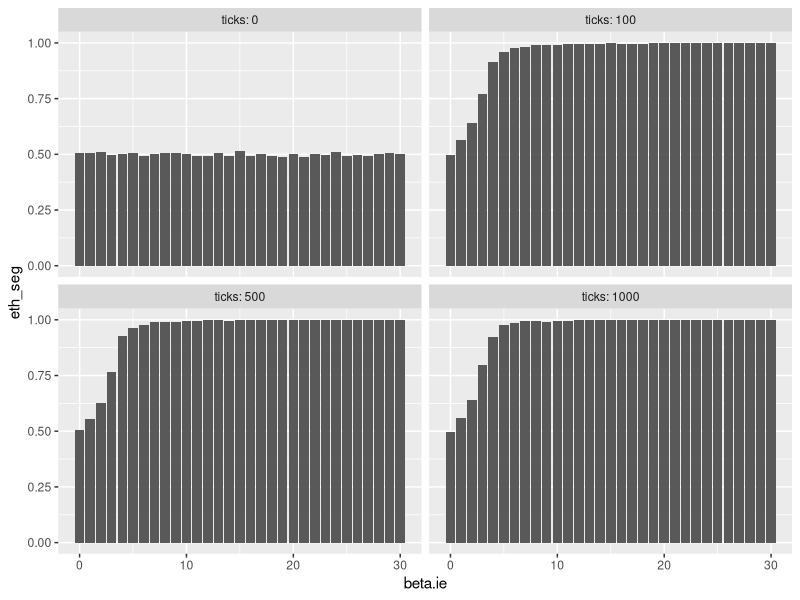
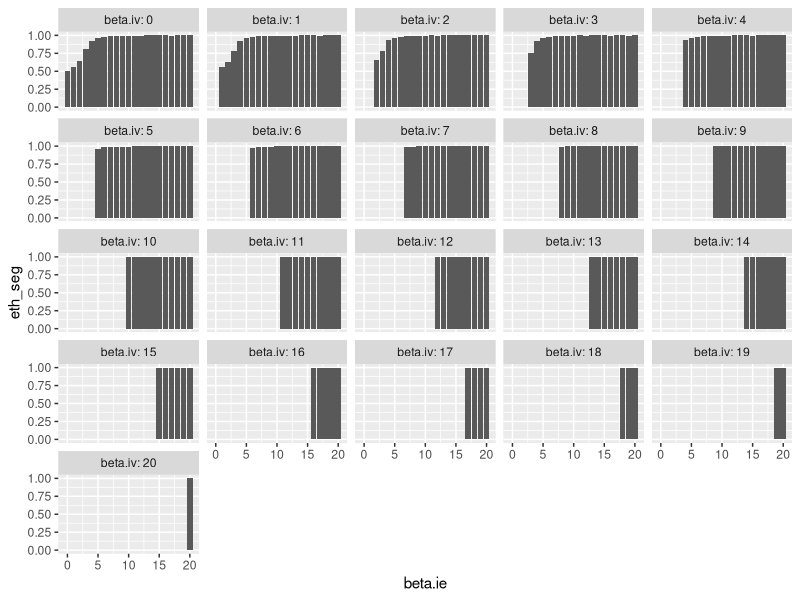
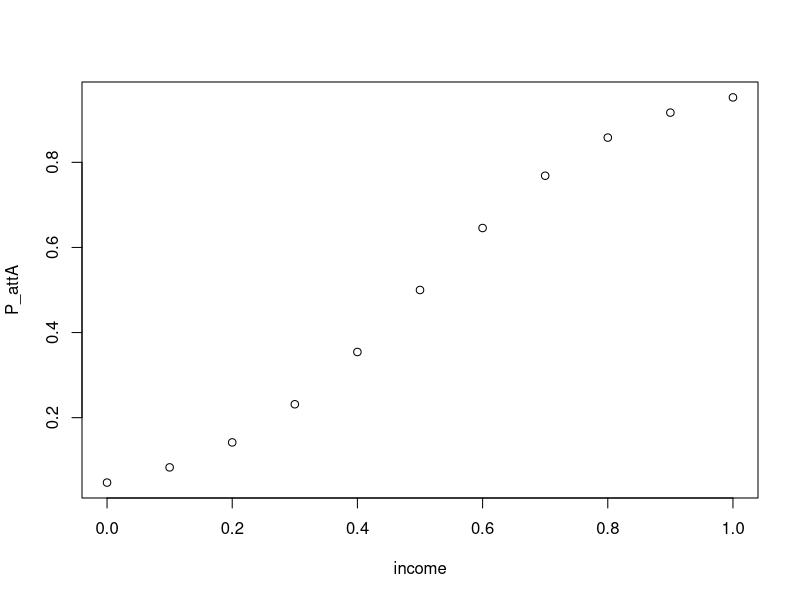
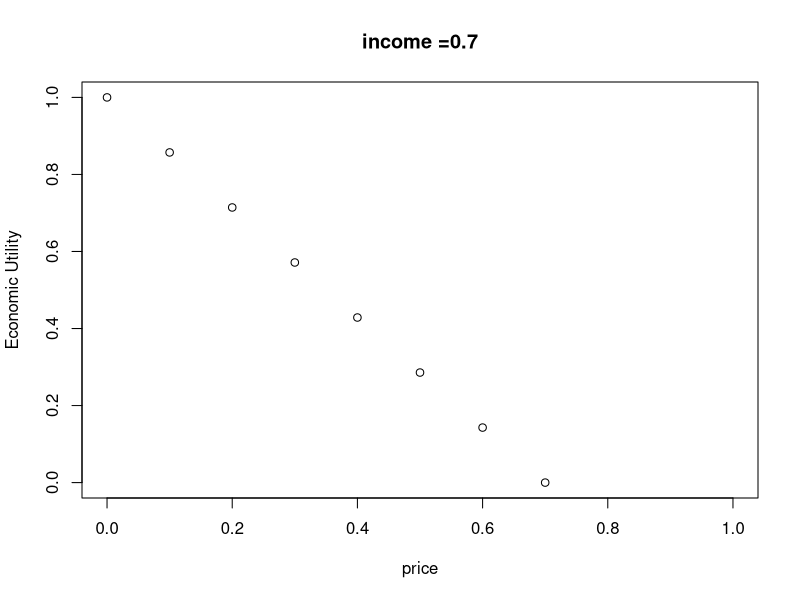
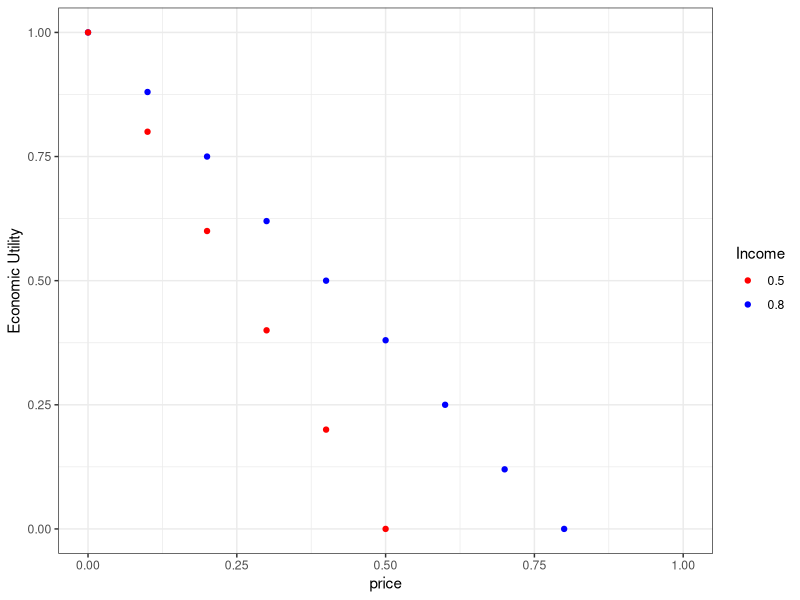
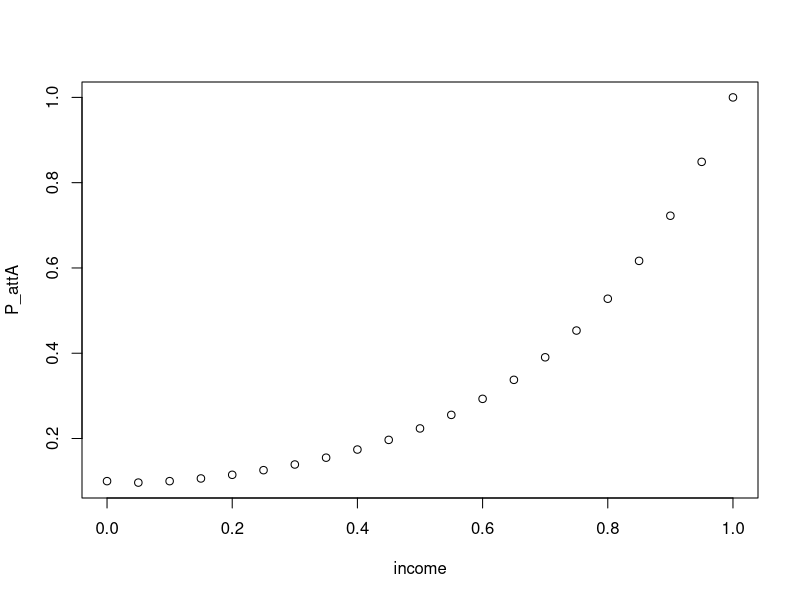

Write the R code that produced these figures, in order.
## ---- chunk 1
knitr::opts_chunk$set(echo = TRUE, fig.lp="fig:",warning = FALSE)

# install.packages("tinytex", repos = "https://cloud.r-project.org" )
library(tidyverse)
library(ggplot2)
library(gridExtra)
library(tidyr)
library(plyr)
library(dplyr)


# Beta distribution parameters mean and standard deviation
# https://stats.stackexchange.com/questions/12232/calculating-the-parameters-of-a-beta-distribution-using-the-mean-and-variance

 f_spk <- function(i_e,x,n){      # utility function as single-peaked
  if (x > n){
    U <- NA}else{
    if (x < (n*i_e)){
  U <- (x / (n*i_e))
     }else if (x > (n*i_e)){
        U <- i_e + (((1- (x/n))*(1-i_e))/(1-i_e))
       }else{
    U <- 1}
       round(U,digits = 3)
     }
}

 f_thr <- function(i_e,x,n){  # to plot threshold function
  if (x >= (n*i_e)){
    U <- 1}else{
   U <- 0 }
 }
 

   

 # install.packages("tinytex", repos = "https://cloud.r-project.org" ) #, try if debug needed

 
 
## ---- chunk 2

# setwd("C:/Users/rocpa/OneDrive/Desktop/AF-02-12/ethnic-value_multinomial/material/beta-diff")

a <- read.csv("beta-et.csv",sep = ",",skip = 6)
names(a)[names(a) == "mean..count..turtles.on.neighbors..with..ethnicity....ethnicity..of.myself....count..turtles.on.neighbors....of.turtles.with..count..turtles.on.neighbors.....1." ] <- "eth_seg"

a %>% filter(ticks == 0  | ticks == 500  | ticks == 100 | ticks == 1000)  %>%  filter(beta.ie >= 0 & beta.ie <= 30) %>% ggplot(aes(x = beta.ie, y = eth_seg)) + geom_bar(stat="identity") + facet_wrap(~ ticks, labeller = label_both) 

## ---- chunk 3

# setwd("C:/Users/rocpa/OneDrive/Desktop/AF-02-12/ethnic-value_multinomial/material/beta-diff")

b  <-  read.csv("beta-et-vl.csv",sep = ",",skip = 6)
names(b)[names(b) == "mean..count..turtles.on.neighbors..with..ethnicity....ethnicity..of.myself....count..turtles.on.neighbors...of.turtles.with..count..turtles.on.neighbors.....1." ] <- "eth_seg"
names(b)[names(b) == "mean..count..turtles.on.neighbors..with..shape....shape..of.myself....count..turtles.on.neighbors...of.turtles.with..count..turtles.on.neighbors.....1."] <- "val_seg"

c  <- b %>% filter(beta.ie >= beta.iv )

diff_ev <- c$beta.ie - c$beta.iv
c  <- cbind(c,diff_ev)

c %>%  filter(ticks == 1000)  %>% ggplot(aes(x = beta.ie, y = eth_seg)) + geom_bar(stat = "identity") + facet_wrap(~  beta.iv, labeller = label_both) 

## ---- chunk 4

# How the cross-category, e.g. tolerance can depend on wealth/income distribution, which can be used also for housing purchasing
# Seems feasible to me to use beta distribution for wealth at this point. To be used: logistic function, which

f_att <- function(i,l){   # utility function as single-peaked
 A <- 1 / (1 + exp((-l)*(i - 0.5)))
}

  l <- 6
  

# a_1n <- f_att(-1,l)
# a_2n <- f_att(-0.9,l)
# a_3n <- f_att(-0.8,l)
# a_4n <- f_att(-0.7,l)
# a_5n <- f_att(-0.6,l)
# a_6n <- f_att(-0.5,l)
# a_7n <- f_att(-0.4,l)
# a_8n <- f_att(-0.3,l)
# a_9n <- f_att(-0.2,l)
# a_10n <- f_att(-0.1,l)  
    
a_0 <- f_att(0,l)
a_1 <- f_att(0.1,l)
a_2 <- f_att(0.2,l)
a_3 <- f_att(0.3,l)
a_4 <- f_att(0.4,l)
a_5 <- f_att(0.5,l)
a_6 <- f_att(0.6,l)
a_7 <- f_att(0.7,l)
a_8 <- f_att(0.8,l)
a_9 <- f_att(0.9,l)
a_10 <- f_att(1,l)

Prob_A <- c(a_0,a_1,a_2,a_3,a_4,a_5,a_6,a_7,a_8,a_9,a_10)
income <- seq(0,1, by = 0.1)

plot(income,Prob_A,ylab = "P_attA",xlab="income")




## ---- chunk 5

# tentative of utility economic, given by the difference (income - price), so to represent how convenient a location is. 
# ideally identity equation: if income < price, probability would be 0. If beta is negative, the probability could still be computed, which is nonsense

f_cst <- function(i,p){   # utility function as single-peaked
 if (i < p){
    U <- NA}else{
  U <- ((i - p) / i)}
}

  i <- 0.7
  
i_0 <- f_cst(i,0)
i_1 <- f_cst(i,0.1)
i_2 <- f_cst(i,0.2)
i_3 <- f_cst(i,0.3)
i_4 <- f_cst(i,0.4)
i_5 <- f_cst(i,0.5)
i_6 <- f_cst(i,0.6)
i_7 <- f_cst(i,0.7)
i_8 <- f_cst(i,0.8)
i_9 <- f_cst(i,0.9)
i_10 <- f_cst(i,1)

utility <- c(i_0,i_1,i_2,i_3,i_4,i_5,i_6,i_7,i_8,i_9,i_10)
price <- seq(0,1, by = 0.1)

plot(price,utility,ylab = "Economic Utility",xlab="price", main = paste0("income =",i))




## ---- chunk 6

# tentative of utility economic, given by the difference (income - price), so to represent how convenient a location is. 
# ideally identity equation: if income < price, probability would be 0. If beta is negative, the probability could still be computed, which is nonsense

f_cst <- function(i,p){   # utility function as single-peaked
 if (i < p){
    U <- NA}else{
  U <- ((i - p) / i)}
}

inc <- c(rep(0.80,11), rep(0.50,11))
price <- rep(seq(0,1, by = 0.1),2)


df <- cbind(inc,price)

df_fin <- data.frame(cbind(df,ut_ec = mapply(function(x,y)  if (x < y){NA}else{round(((x - y) / x),2)}, inc, price) ))


ggplot(df_fin,aes(x = price, y = ut_ec, color = as.factor(inc))) + geom_point() + scale_color_manual(values=c("red", "blue"), guide = guide_legend(title="Income")) + theme_bw() +  labs(y = "Economic Utility")# + scale_color_manual(values=c("red", "blue"))

# i_07 <- f_cst(i,0)
# i_17 <- f_cst(i,0.1)
# i_27 <- f_cst(i,0.2)
# i_37 <- f_cst(i,0.3)
# i_47 <- f_cst(i,0.4)
# i_57 <- f_cst(i,0.5)
# i_67 <- f_cst(i,0.6)
# i_77 <- f_cst(i,0.7)
# i_87 <- f_cst(i,0.8)
# i_97 <- f_cst(i,0.9)
# i_107 <- f_cst(i,1)
# 
# i_05 <- f_cst(i,0)
# i_15 <- f_cst(i,0.1)
# i_25 <- f_cst(i,0.2)
# i_35 <- f_cst(i,0.3)
# i_45 <- f_cst(i,0.4)
# i_55 <- f_cst(i,0.5)
# i_65 <- f_cst(i,0.6)
# i_75 <- f_cst(i,0.7)
# i_85 <- f_cst(i,0.8)
# i_95 <- f_cst(i,0.9)
# i_105 <- f_cst(i,1)
# 
# utility <- c(i_0,i_1,i_2,i_3,i_4,i_5,i_6,i_7,i_8,i_9,i_10)
# 
# plot(price,utility,ylab = "Economic Utility",xlab="price", main = paste0("income =",i))




## ---- chunk 7

# How the cross-category, e.g. tolerance can depend on wealth/income distribution, which can be used also for housing purchasing
# Seems feasible to me to use beta distribution for wealth at this point. To be used: logistic function, which

f_att <- function(i){   # utility function as single-peaked
A <- (((i*10)^i) / 10)
}



# a_1n <- f_att(-1,l)
# a_2n <- f_att(-0.9,l)
# a_3n <- f_att(-0.8,l)
# a_4n <- f_att(-0.7,l)
# a_5n <- f_att(-0.6,l)
# a_6n <- f_att(-0.5,l)
# a_7n <- f_att(-0.4,l)
# a_8n <- f_att(-0.3,l)
# a_9n <- f_att(-0.2,l)
# a_10n <- f_att(-0.1,l)  
    
a_0 <- f_att(0)
a_05 <- f_att(0.05)
a_1 <- f_att(0.1)
a_15<- f_att(0.15)
a_2 <- f_att(0.2)
a_25<- f_att(0.25)
a_3 <- f_att(0.3)
a_35<- f_att(0.35)
a_4 <- f_att(0.4)
a_45<- f_att(0.45)
a_5 <- f_att(0.5)
a_55<- f_att(0.55)
a_6 <- f_att(0.6)
a_65<- f_att(0.65)
a_7 <- f_att(0.7)
a_75<- f_att(0.75)
a_8 <- f_att(0.8)
a_85<- f_att(0.85)
a_9 <- f_att(0.9)
a_95<- f_att(0.95)
a_10 <- f_att(1)

Prob_A <- c(a_0,a_05,a_1,a_15,a_2,a_25,a_3,a_35,a_4,a_45,a_5,a_55,a_6,a_65,a_7,a_75,a_8,a_85,a_9,a_95,a_10)
income <- seq(0,1, by = 0.05)

plot(income,Prob_A,ylab = "P_attA",xlab="income")


